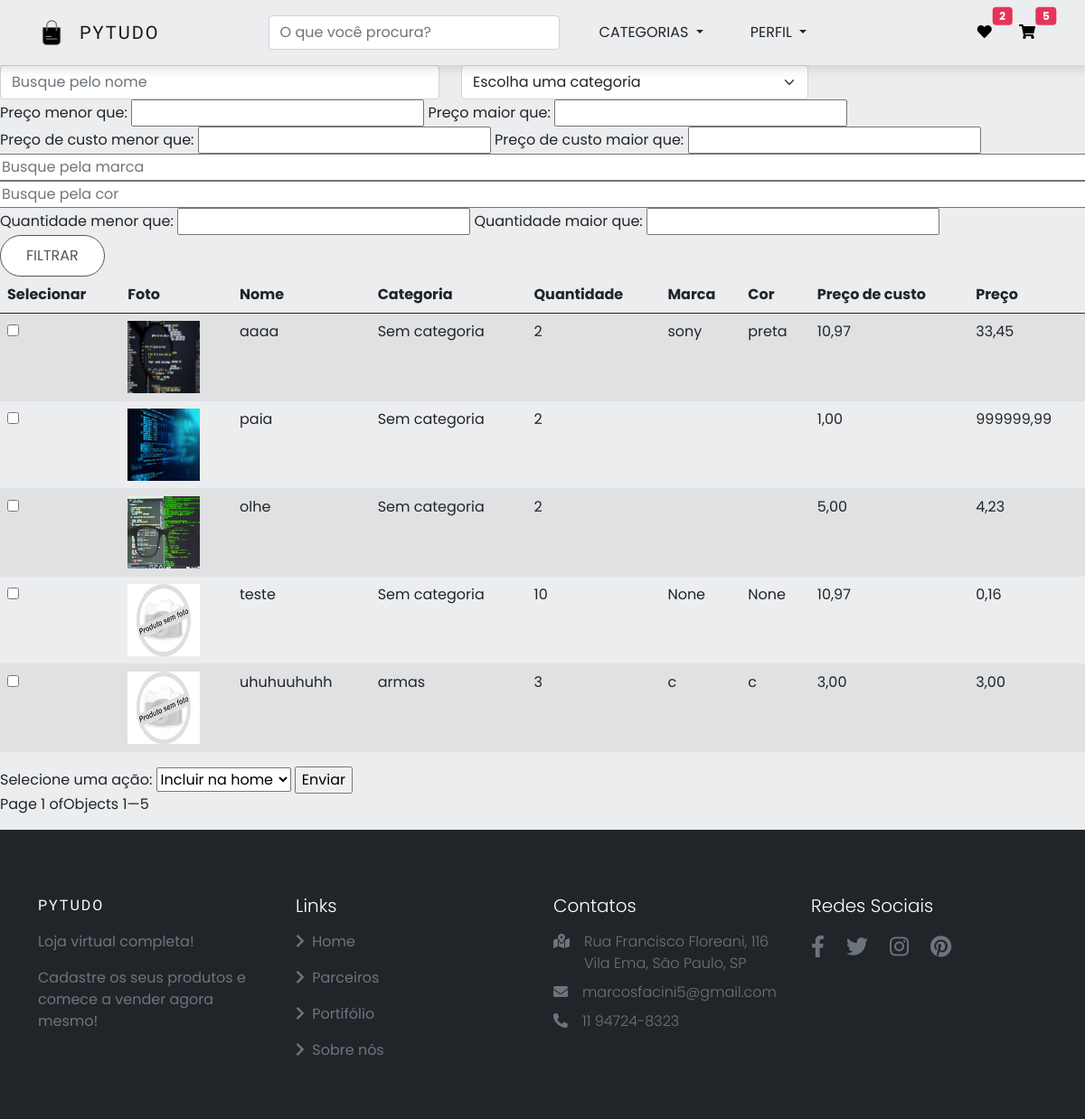
The page /gestao/produtos_home/ on the database as committed earlier.
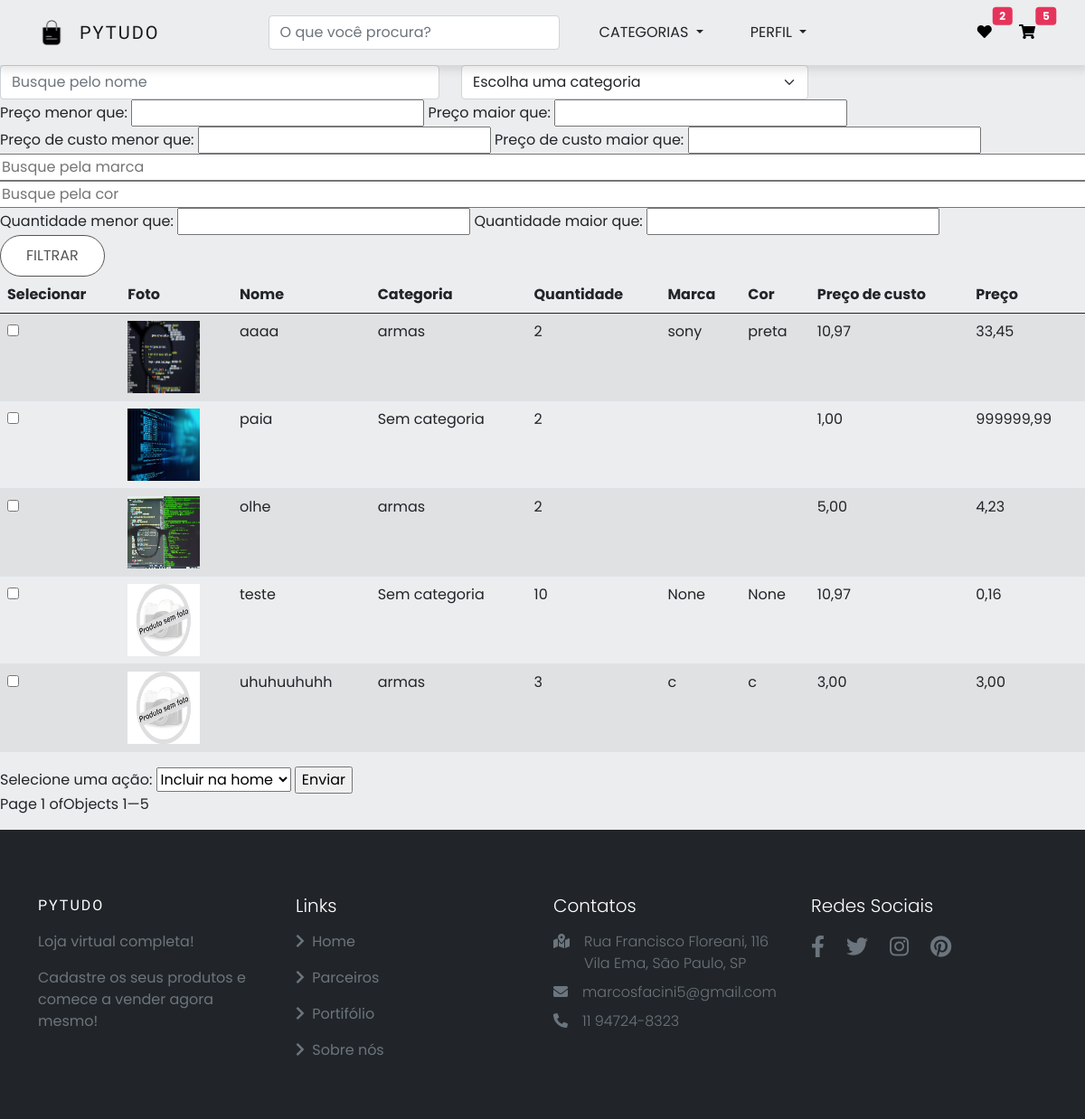
The same page on the database as committed later.
### produtos/models.py (models this page shows, shortened)
class Produtos(models.Model):
    nome = models.CharField(max_length=50)
    descricao = models.TextField()
    preco_de_custo = models.DecimalField(max_digits=8, decimal_places=2)
    preco = models.DecimalField(max_digits=8, decimal_places=2)
    categoria = models.ForeignKey(Categoria, blank=True, null=True, on_delete=models.SET_NULL)
    marca = models.CharField(max_length=50, blank=True, null=True)
    cor = models.CharField(max_length=30, blank=True, null=True)
    quantidade = models.IntegerField()
    data_cadastro = models.DateTimeField(auto_now_add=True)
    data_atualizacao = models.DateTimeField(auto_now=True, null=True)
    imagem_principal = models.ImageField(upload_to ='produtos/', blank=True, null=True)
    especificacao = RichTextUploadingField(blank=True, null=True)

class Categoria(models.Model):
    nome = models.CharField(max_length=40)
    def __str__(self):
        return self.nome

### gestao/views.py (the view)
# urls.py: path('produtos_home/', views.produtos_home, name='produtos_home'),
def produtos_home(request):
    produtos = Produtos.objects.all()
    categorias = Categoria.objects.all()
    nome_filtrar = request.GET.get('nome')
    if nome_filtrar:
        produtos = produtos.filter(nome__icontains=nome_filtrar)
    categoria_filtrar = request.GET.get('categoria')
    if categoria_filtrar:
        produtos = produtos.filter(categoria_id=categoria_filtrar)
    preco_menor_filtrar = request.GET.get('preco_menor_filtrar')
    if preco_menor_filtrar:
        preco_menor_filtrar_decimal = Decimal(preco_menor_filtrar.replace(',','.'))
        produtos = produtos.filter(preco__lt=preco_menor_filtrar_decimal)
    preco_maior_filtrar = request.GET.get('preco_maior_filtrar')
    if preco_maior_filtrar:
        preco_maior_filtrar_decimal = Decimal(preco_maior_filtrar.replace(',','.'))
        produtos = produtos.filter(preco__gt=preco_maior_filtrar_decimal)
    preco_de_custo_menor_filtrar = request.GET.get('preco_de_custo_menor_filtrar')
    if preco_de_custo_menor_filtrar:
        preco_de_custo_menor_filtrar_decimal = Decimal(preco_de_custo_menor_filtrar.replace(',','.'))
        produtos = produtos.filter(preco_de_custo__lt=preco_de_custo_menor_filtrar_decimal)
    preco_de_custo_maior_filtrar = request.GET.get('preco_de_custo_maior_filtrar')
    if preco_de_custo_maior_filtrar:
        preco_de_custo_maior_filtrar_decimal = Decimal(preco_de_custo_maior_filtrar.replace(',','.'))
        produtos = produtos.filter(preco_de_custo__gt=preco_de_custo_maior_filtrar_decimal)
    marca_filtar = request.GET.get('marca')
    if marca_filtar:
        produtos = produtos.filter(marca__icontains=marca_filtar)
    cor_filtar = request.GET.get('cor')
    if cor_filtar:
        produtos = produtos.filter(cor__icontains=cor_filtar)
    quantidade_menor_filtrar = request.GET.get('quantidade_menor_filtrar')
    if quantidade_menor_filtrar:
        produtos = produtos.filter(quantidade__lt=quantidade_menor_filtrar)
    quantidade_maior_filtrar = request.GET.get('quantidade_maior_filtrar')
    if quantidade_maior_filtrar:
        produtos = produtos.filter(quantidade__gt=quantidade_maior_filtrar)
    produtos_ordenados = produtos.order_by('-id')
    paginacao = Paginator(produtos_ordenados, 10)
    page = request.GET.get('page')
    produtos_paginados = paginacao.get_page(page)
    return render(request, 'produtos_home.html', {'produtos_paginados': produtos_paginados,
                                                  'categorias': categorias})

### gestao/templates/produtos_home.html (shortened to what this page needs)
{% extends 'base.html' %}
{% load static %}
{% load filtros %}
{% block 'head' %}
    <link href="{% static 'produtos/css/listar_produtos.css' %}" rel="stylesheet">
{% endblock %}
{% block 'body' %}
<form action="#" method="GET"> {% csrf_token %}
    <div class="row">
            <div class="col-md-5">
                <input type="text" placeholder="Busque pelo nome" class="form-control" name="nome">
            </div>
            <div class="col-md-4">
                <select class="form-select" name="categoria">
                    <option value="" disabled selected hidden>Escolha uma categoria</option>
                </select>
            </div>
            <div>
                <label>Preço menor que:</label>
                <input type="text" id="preco_menor_filtrar" name="preco_menor_filtrar">
                <label> Preço maior que:</label>
                <input type="text" id="preco_maior_filtrar" name="preco_maior_filtrar">
            </div>
            <div>
                <label>Preço de custo menor que:</label>
                <input type="text" id="preco_de_custo_menor_filtrar" name="preco_de_custo_menor_filtrar">
                <label> Preço de custo maior que:</label>
                <input type="text" id="preco_de_custo_maior_filtrar" name="preco_de_custo_maior_filtrar">
            </div>
            <input type="text" placeholder="Busque pela marca"  name="marca">
            <input type="text" placeholder="Busque pela cor"  name="cor">
            <div>
                <label> Quantidade menor que:</label>
                <input type="text" name="quantidade_menor_filtrar">
                <label> Quantidade maior que:</label>
                <input type="text" name="quantidade_maior_filtrar">
            </div>
        <div class="col-md-3">
            <input type="submit" value="FILTRAR" class="btn btn-primary">
        </div>
    </div>
</form>
<form action="{% url 'exibicao_home' %}" method="POST"> {% csrf_token %}
    <table class="table table-striped">
        <thead>
          <tr>
            <th scope="col">Selecionar</th>
            <th scope="col">Foto</th>
            <th scope="col">Nome</th>
            <th scope="col">Categoria</th>
            <th scope="col">Quantidade</th>
            <th scope="col">Marca</th>
            <th scope="col">Cor</th>
            <th scope="col">Preço de custo</th>
            <th scope="col">Preço</th>
          </tr>
        </thead>
        <tbody>
            {% for produto in produtos_paginados %}
                <tr>
                    <td><input type="checkbox" name="selecionados[]" value="{{ produto.id }}"></td>
                    <td><a href="{% url 'detalhes_produto' produto.id %}">
                            {% if produto.imagem_principal %}
                                <img src="{{produto.imagem_principal.url}}" width="80" height="80"></td>
                            {% else %}
                                <img src="{% static 'produtos\img\sem foto.jpg' %}" width="80" height="80"></td>
                            {% endif %}
                    <td>{{ produto.nome}}</td>
                    {% if produto.categoria %}
                        <td>{{ produto.categoria}}</td>
                    {% else %}
                        <td>Sem categoria </td>
                    {% endif %}
                    <td>{{ produto.quantidade}}</td>
                    <td>{{ produto.marca}}</td>
                    <td>{{ produto.cor}}</td>
                    <td>{{ produto.preco_de_custo}}</td>
                    <td>{{ produto.preco}}</td>
                </tr>
            {% endfor %}
        </tbody>
    </table>
    <label for="acao">Selecione uma ação:</label>
    <select name="acao" id="acao">
    <option value="incluir">Incluir na home</option>
    </select>
    <input type="submit" value="Enviar">
    </form>
    <div class="pagination">
        Page {{ produtos_paginados.number }} of {{ paginator.num_pages }}
        <p>Objects {{ produtos_paginados.start_index }}—{{ produtos_paginados.end_index }}</p>
    </div>
{% endblock %}

Rows that differ between the two databases and show on the page:
changed Produtos "aaaa": categoria (not shown) → "armas"; no longer shows "Sem categoria"
changed Produtos "olhe": categoria (not shown) → "armas"; no longer shows "Sem categoria"
